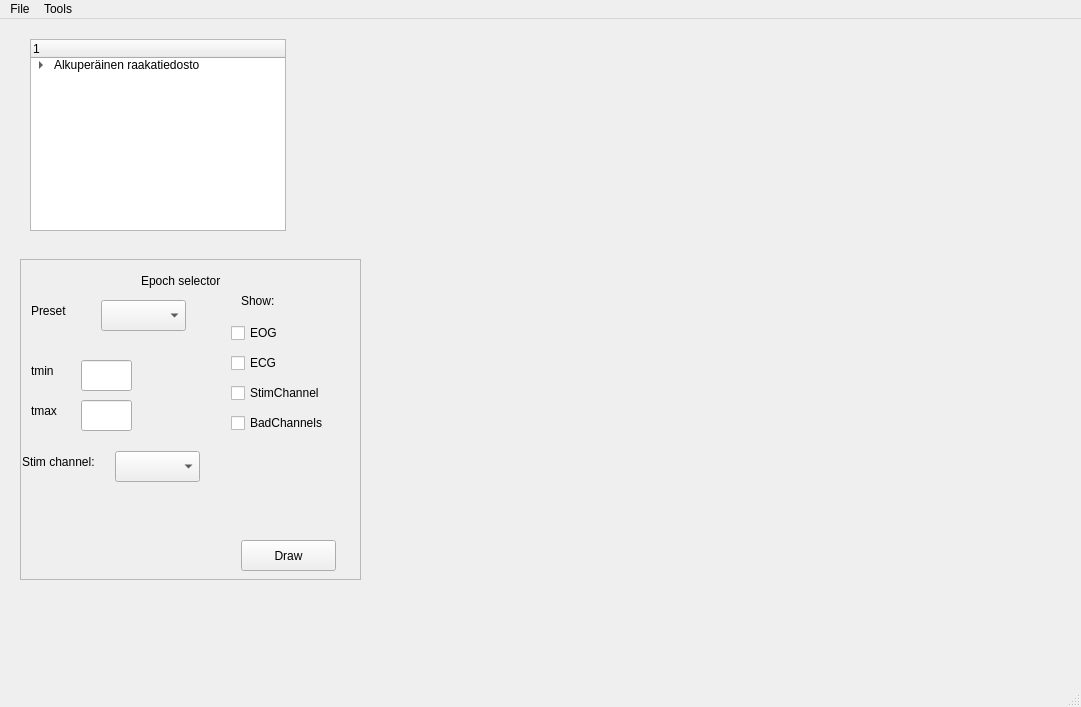
<?xml version="1.0" encoding="UTF-8"?>
<ui version="4.0">
 <class>MainWindow</class>
 <widget class="QMainWindow" name="MainWindow">
  <property name="geometry">
   <rect>
    <x>0</x>
    <y>0</y>
    <width>1081</width>
    <height>707</height>
   </rect>
  </property>
  <property name="windowTitle">
   <string>MainWindow</string>
  </property>
  <widget class="QWidget" name="centralwidget">
   <widget class="QTreeWidget" name="treeWidget">
    <property name="geometry">
     <rect>
      <x>30</x>
      <y>20</y>
      <width>256</width>
      <height>192</height>
     </rect>
    </property>
    <column>
     <property name="text">
      <string>1</string>
     </property>
    </column>
    <item>
     <property name="text">
      <string>Alkuperäinen raakatiedosto</string>
     </property>
     <item>
      <property name="text">
       <string> sss1 (parametrejä täällä)</string>
      </property>
     </item>
     <item>
      <property name="text">
       <string>sss2 (muita parametrejä)</string>
      </property>
      <item>
       <property name="text">
        <string>sss2 lisäkäsiteltynä (eog?)</string>
       </property>
      </item>
     </item>
    </item>
   </widget>
   <widget class="QepochScrollAreaTest" name="scrollArea">
    <property name="geometry">
     <rect>
      <x>20</x>
      <y>240</y>
      <width>341</width>
      <height>321</height>
     </rect>
    </property>
    <property name="widgetResizable">
     <bool>true</bool>
    </property>
    <widget class="QWidget" name="scrollAreaWidgetContents">
     <property name="geometry">
      <rect>
       <x>0</x>
       <y>0</y>
       <width>339</width>
       <height>319</height>
      </rect>
     </property>
     <widget class="QComboBox" name="stimChannelComboBox">
      <property name="geometry">
       <rect>
        <x>94</x>
        <y>191</y>
        <width>85</width>
        <height>31</height>
       </rect>
      </property>
     </widget>
     <widget class="QComboBox" name="PresetComboBox">
      <property name="geometry">
       <rect>
        <x>80</x>
        <y>40</y>
        <width>85</width>
        <height>31</height>
       </rect>
      </property>
     </widget>
     <widget class="QLineEdit" name="eventMarginalMin">
      <property name="geometry">
       <rect>
        <x>60</x>
        <y>100</y>
        <width>51</width>
        <height>31</height>
       </rect>
      </property>
      <property name="text">
       <string/>
      </property>
     </widget>
     <widget class="QLineEdit" name="eventMarginalMax">
      <property name="geometry">
       <rect>
        <x>60</x>
        <y>140</y>
        <width>51</width>
        <height>31</height>
       </rect>
      </property>
     </widget>
     <widget class="QPushButton" name="DrawButton">
      <property name="geometry">
       <rect>
        <x>220</x>
        <y>280</y>
        <width>95</width>
        <height>31</height>
       </rect>
      </property>
      <property name="text">
       <string>Draw</string>
      </property>
     </widget>
     <widget class="QLabel" name="label">
      <property name="geometry">
       <rect>
        <x>120</x>
        <y>10</y>
        <width>101</width>
        <height>21</height>
       </rect>
      </property>
      <property name="text">
       <string>Epoch selector</string>
      </property>
     </widget>
     <widget class="QLabel" name="label_2">
      <property name="geometry">
       <rect>
        <x>1</x>
        <y>191</y>
        <width>87</width>
        <height>21</height>
       </rect>
      </property>
      <property name="text">
       <string>Stim channel:</string>
      </property>
     </widget>
     <widget class="QLabel" name="label_3">
      <property name="geometry">
       <rect>
        <x>10</x>
        <y>100</y>
        <width>66</width>
        <height>21</height>
       </rect>
      </property>
      <property name="text">
       <string>tmin</string>
      </property>
     </widget>
     <widget class="QLabel" name="label_4">
      <property name="geometry">
       <rect>
        <x>10</x>
        <y>140</y>
        <width>41</width>
        <height>21</height>
       </rect>
      </property>
      <property name="text">
       <string>tmax</string>
      </property>
     </widget>
     <widget class="QLabel" name="label_5">
      <property name="geometry">
       <rect>
        <x>10</x>
        <y>40</y>
        <width>66</width>
        <height>21</height>
       </rect>
      </property>
      <property name="text">
       <string>Preset</string>
      </property>
     </widget>
     <widget class="QLabel" name="label_6">
      <property name="geometry">
       <rect>
        <x>220</x>
        <y>30</y>
        <width>66</width>
        <height>21</height>
       </rect>
      </property>
      <property name="text">
       <string>Show:</string>
      </property>
     </widget>
     <widget class="QCheckBox" name="EOGcheckBox">
      <property name="geometry">
       <rect>
        <x>210</x>
        <y>60</y>
        <width>93</width>
        <height>26</height>
       </rect>
      </property>
      <property name="text">
       <string>EOG</string>
      </property>
     </widget>
     <widget class="QCheckBox" name="ECGCheckBox">
      <property name="geometry">
       <rect>
        <x>210</x>
        <y>90</y>
        <width>93</width>
        <height>26</height>
       </rect>
      </property>
      <property name="text">
       <string>ECG</string>
      </property>
     </widget>
     <widget class="QCheckBox" name="StimChannelCheckBox">
      <property name="geometry">
       <rect>
        <x>210</x>
        <y>120</y>
        <width>111</width>
        <height>26</height>
       </rect>
      </property>
      <property name="text">
       <string>StimChannel</string>
      </property>
     </widget>
     <widget class="QCheckBox" name="BadChannelsCheckBox">
      <property name="geometry">
       <rect>
        <x>210</x>
        <y>150</y>
        <width>121</width>
        <height>26</height>
       </rect>
      </property>
      <property name="text">
       <string>BadChannels</string>
      </property>
     </widget>
    </widget>
   </widget>
   <widget class="QWidget" name="widget" native="true">
    <property name="geometry">
     <rect>
      <x>399</x>
      <y>29</y>
      <width>621</width>
      <height>561</height>
     </rect>
    </property>
   </widget>
  </widget>
  <widget class="QMenuBar" name="menubar">
   <property name="geometry">
    <rect>
     <x>0</x>
     <y>0</y>
     <width>1081</width>
     <height>29</height>
    </rect>
   </property>
   <property name="defaultUp">
    <bool>false</bool>
   </property>
   <widget class="QMenu" name="menuFile">
    <property name="title">
     <string>File</string>
    </property>
    <addaction name="actionLoad_file"/>
    <addaction name="actionSave_file"/>
   </widget>
   <widget class="QMenu" name="menuTools">
    <property name="title">
     <string>Tools</string>
    </property>
    <addaction name="actionPreferences"/>
   </widget>
   <addaction name="menuFile"/>
   <addaction name="menuTools"/>
  </widget>
  <widget class="QStatusBar" name="statusbar"/>
  <action name="actionLoad_file">
   <property name="text">
    <string>Load file</string>
   </property>
  </action>
  <action name="actionSave_file">
   <property name="text">
    <string>Save file</string>
   </property>
  </action>
  <action name="actionPreferences">
   <property name="text">
    <string>Preferences</string>
   </property>
  </action>
 </widget>
 <customwidgets>
  <customwidget>
   <class>QepochScrollAreaTest</class>
   <extends>QScrollArea</extends>
   <header>qepochscrollareatestFile</header>
   <container>1</container>
  </customwidget>
 </customwidgets>
 <resources/>
 <connections/>
</ui>
